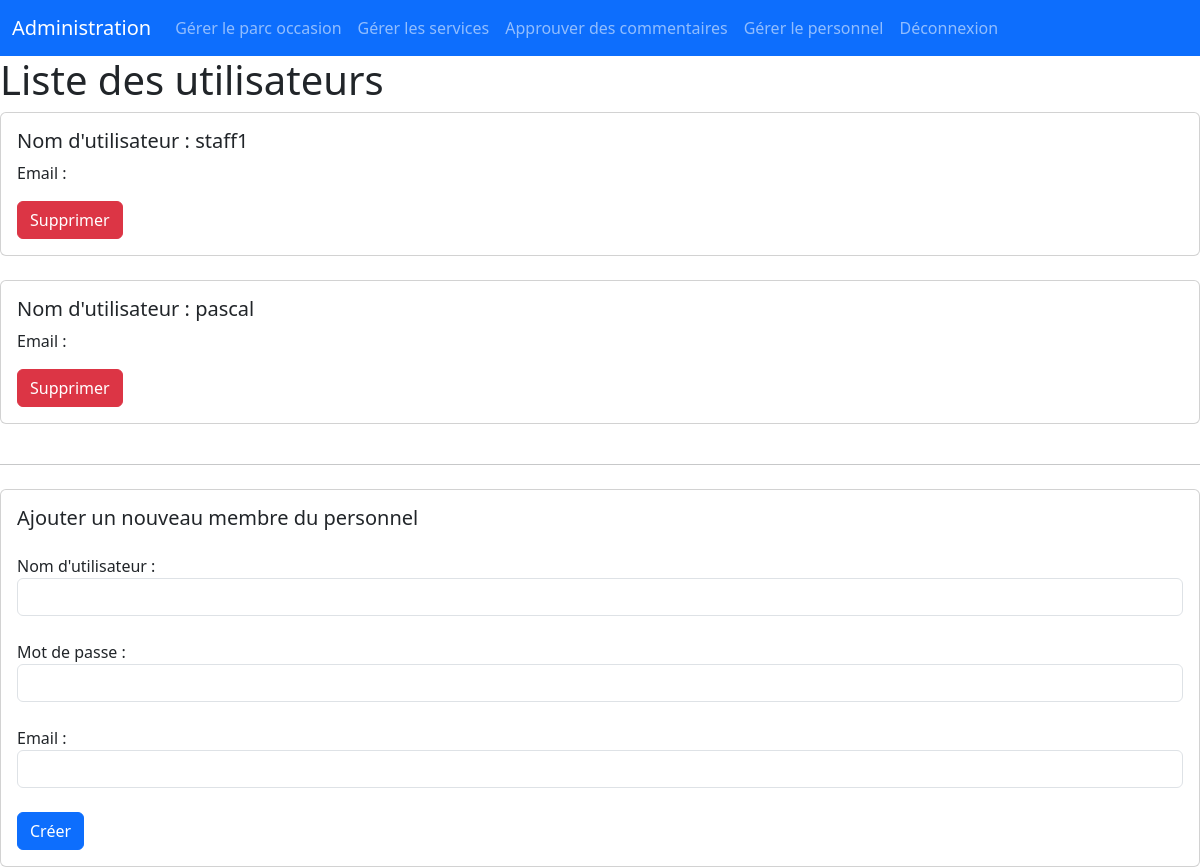
Page /apps/users.php (signed in) on the earlier database version.
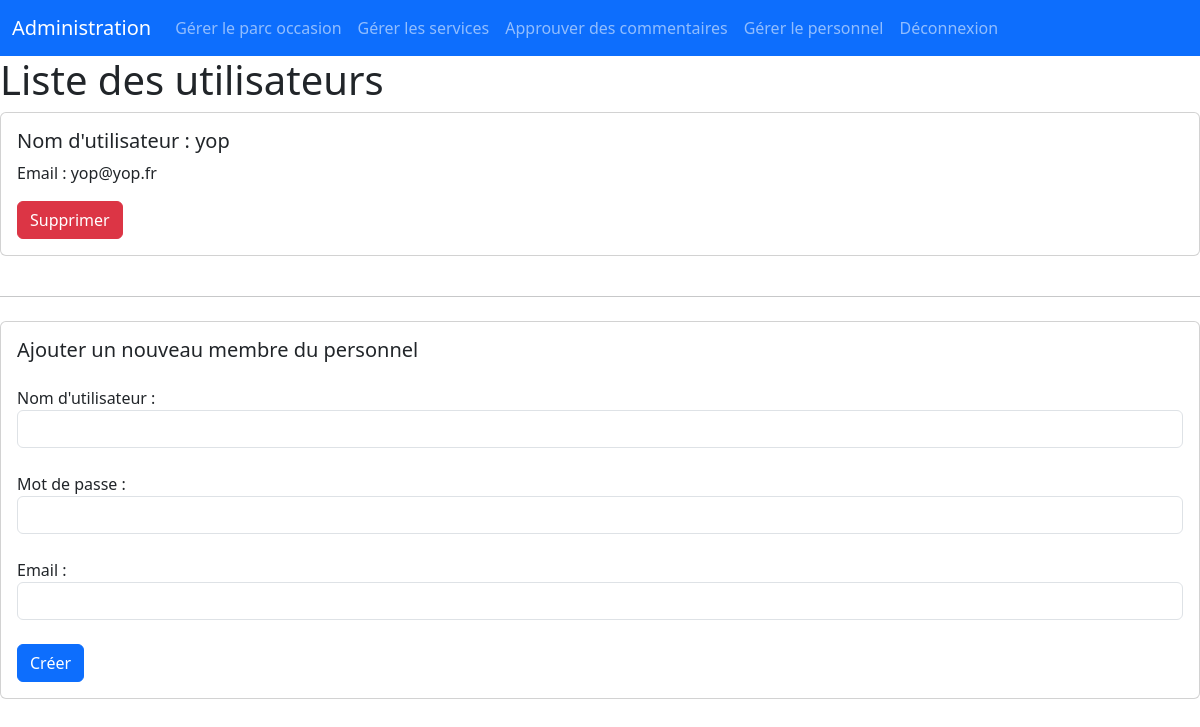
Same page on the later database version.
### tables this page shows
CREATE TABLE `users` (
  `id` int(11) NOT NULL,
  `username` varchar(255) NOT NULL,
  `email` varchar(255) DEFAULT NULL,
  `password` varchar(255) NOT NULL,
  `role` enum('admin','staff') NOT NULL
);

### apps/users.php (the view, shortened to what this page needs)
<?php
$db = new PDO('mysql:host=localhost;dbname=gparrot', 'root', 'root');
$query = $db->query('SELECT id, username, email FROM users WHERE role = "staff"');
$users = $query->fetchAll();
?>
<?php include ('header.php'); ?>
<body>
    <h1>Liste des utilisateurs</h1>
    <?php foreach ($users as $user): ?>
        <div class="card">
            <div class="card-body">
                <h5 class="card-title">Nom d'utilisateur : <?php echo $user['username']; ?></h5>
                <p class="card-text">Email : <?php echo $user['email']; ?></p>
                <form method="post" action="delete_user.php">
                    <button type="submit" class="btn btn-danger">Supprimer</button>
                </form>
            </div>
        </div>
        <br>
    <?php endforeach; ?>
    <hr>
    <div class="card mt-4">
        <div class="card-body">
            <h5 class="card-title">Ajouter un nouveau membre du personnel</h5>
            <form method="post" action="create_staff.php">
                <div class="form-group mt-4">
                    <label for="username">Nom d'utilisateur :</label>
                    <input type="text" name="username" id="username" class="form-control" required>
                </div>
                <div class="form-group mt-4">
                    <label for="password">Mot de passe :</label>
                    <input type="password" name="password" id="password" class="form-control" required>
                </div>
                <div class="form-group mt-4">
                    <label for="email">Email :</label>
                    <input type="email" name="email" id="email" class="form-control" required>
                </div>
                <button type="submit" class="btn btn-primary mt-4">Créer</button>
            </form>
        </div>
    </div>
</body>
</html>

### apps/header.php (shortened to what this page needs)
<!DOCTYPE html>
<html lang="fr">
<head>
    <link href="https://cdn.jsdelivr.net/npm/bootstrap@5.3.0/dist/css/bootstrap.min.css" rel="stylesheet">
</head>
<body>
<nav class="navbar navbar-expand-lg bg-primary" data-bs-theme="dark">
    <div class="container-fluid">
        <a class="navbar-brand" href="../admin/admin.php">Administration</a>
        <div class="collapse navbar-collapse" id="navbarColor01">
            <ul class="navbar-nav me-auto">
                <li class="nav-item">
                    <a class="nav-link" href="../apps/cars/">Gérer le parc occasion</a>
                </li>
                <li class="nav-item">
                    <a class="nav-link" href="../apps/services/">Gérer les services</a>
                </li>
                <li class="nav-item">
                    <a class="nav-link" href="../apps/testimonial/commentsToApprove.php">Approuver des commentaires</a>
                </li>
                <li class="nav-item">
                    <a class="nav-link" href="../apps/users.php">Gérer le personnel</a>
                </li>
                <li class="nav-item">
                    <a class="nav-link" href="logout.php">Déconnexion</a>
                </li>
            </ul>
        </div>
    </div>
</nav>

Differences in the rows shown:
removed users: username "staff1"
removed users: username "pascal"
added users: username "yop", email "yop@yop.fr"
